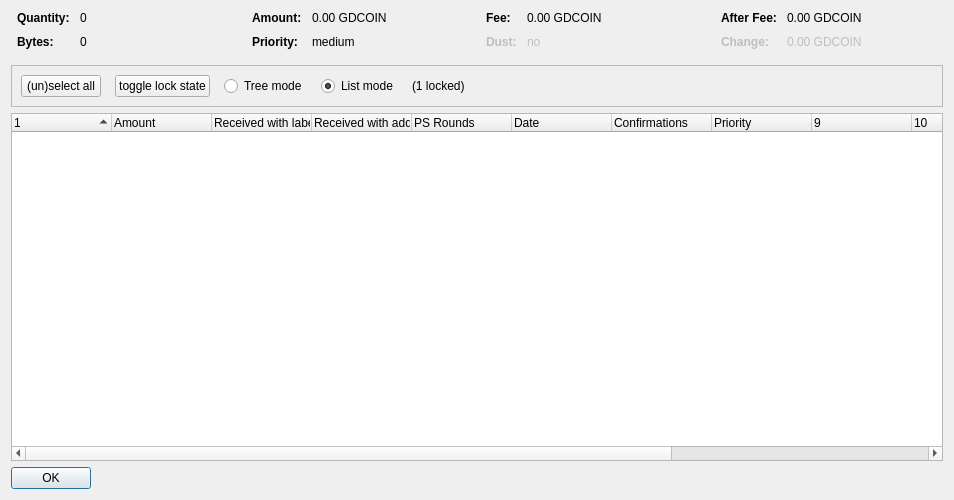
<?xml version="1.0" encoding="UTF-8"?>
<ui version="4.0">
 <class>CoinControlDialog</class>
 <widget class="QDialog" name="CoinControlDialog">
  <property name="geometry">
   <rect>
    <x>0</x>
    <y>0</y>
    <width>954</width>
    <height>500</height>
   </rect>
  </property>
  <property name="windowTitle">
   <string>Coin Selection</string>
  </property>
  <layout class="QVBoxLayout" name="verticalLayout">
   <item>
    <layout class="QHBoxLayout" name="horizontalLayoutTop" stretch="0,0,0,0">
     <property name="topMargin">
      <number>0</number>
     </property>
     <property name="bottomMargin">
      <number>10</number>
     </property>
     <item>
      <layout class="QFormLayout" name="formLayoutCoinControl1">
       <property name="horizontalSpacing">
        <number>10</number>
       </property>
       <property name="verticalSpacing">
        <number>10</number>
       </property>
       <property name="leftMargin">
        <number>6</number>
       </property>
       <property name="rightMargin">
        <number>6</number>
       </property>
       <item row="0" column="0">
        <widget class="QLabel" name="labelCoinControlQuantityText">
         <property name="font">
          <font>
           <weight>75</weight>
           <bold>true</bold>
          </font>
         </property>
         <property name="text">
          <string>Quantity:</string>
         </property>
        </widget>
       </item>
       <item row="0" column="1">
        <widget class="QLabel" name="labelCoinControlQuantity">
         <property name="cursor">
          <cursorShape>IBeamCursor</cursorShape>
         </property>
         <property name="contextMenuPolicy">
          <enum>Qt::ActionsContextMenu</enum>
         </property>
         <property name="text">
          <string notr="true">0</string>
         </property>
         <property name="textInteractionFlags">
          <set>Qt::LinksAccessibleByMouse|Qt::TextSelectableByKeyboard|Qt::TextSelectableByMouse</set>
         </property>
        </widget>
       </item>
       <item row="1" column="0">
        <widget class="QLabel" name="labelCoinControlBytesText">
         <property name="font">
          <font>
           <weight>75</weight>
           <bold>true</bold>
          </font>
         </property>
         <property name="text">
          <string>Bytes:</string>
         </property>
        </widget>
       </item>
       <item row="1" column="1">
        <widget class="QLabel" name="labelCoinControlBytes">
         <property name="cursor">
          <cursorShape>IBeamCursor</cursorShape>
         </property>
         <property name="contextMenuPolicy">
          <enum>Qt::ActionsContextMenu</enum>
         </property>
         <property name="text">
          <string notr="true">0</string>
         </property>
         <property name="textInteractionFlags">
          <set>Qt::LinksAccessibleByMouse|Qt::TextSelectableByKeyboard|Qt::TextSelectableByMouse</set>
         </property>
        </widget>
       </item>
      </layout>
     </item>
     <item>
      <layout class="QFormLayout" name="formLayoutCoinControl2">
       <property name="horizontalSpacing">
        <number>10</number>
       </property>
       <property name="verticalSpacing">
        <number>10</number>
       </property>
       <property name="leftMargin">
        <number>6</number>
       </property>
       <property name="rightMargin">
        <number>6</number>
       </property>
       <item row="0" column="0">
        <widget class="QLabel" name="labelCoinControlAmountText">
         <property name="font">
          <font>
           <weight>75</weight>
           <bold>true</bold>
          </font>
         </property>
         <property name="text">
          <string>Amount:</string>
         </property>
        </widget>
       </item>
       <item row="0" column="1">
        <widget class="QLabel" name="labelCoinControlAmount">
         <property name="cursor">
          <cursorShape>IBeamCursor</cursorShape>
         </property>
         <property name="contextMenuPolicy">
          <enum>Qt::ActionsContextMenu</enum>
         </property>
         <property name="text">
          <string notr="true">0.00 GDCOIN</string>
         </property>
         <property name="textInteractionFlags">
          <set>Qt::LinksAccessibleByMouse|Qt::TextSelectableByKeyboard|Qt::TextSelectableByMouse</set>
         </property>
        </widget>
       </item>
       <item row="1" column="0">
        <widget class="QLabel" name="labelCoinControlPriorityText">
         <property name="font">
          <font>
           <weight>75</weight>
           <bold>true</bold>
          </font>
         </property>
         <property name="text">
          <string>Priority:</string>
         </property>
        </widget>
       </item>
       <item row="1" column="1">
        <widget class="QLabel" name="labelCoinControlPriority">
         <property name="cursor">
          <cursorShape>IBeamCursor</cursorShape>
         </property>
         <property name="contextMenuPolicy">
          <enum>Qt::ActionsContextMenu</enum>
         </property>
         <property name="text">
          <string>medium</string>
         </property>
         <property name="textInteractionFlags">
          <set>Qt::LinksAccessibleByMouse|Qt::TextSelectableByKeyboard|Qt::TextSelectableByMouse</set>
         </property>
        </widget>
       </item>
      </layout>
     </item>
     <item>
      <layout class="QFormLayout" name="formLayoutCoinControl3">
       <property name="horizontalSpacing">
        <number>10</number>
       </property>
       <property name="verticalSpacing">
        <number>10</number>
       </property>
       <property name="leftMargin">
        <number>6</number>
       </property>
       <property name="rightMargin">
        <number>6</number>
       </property>
       <item row="0" column="0">
        <widget class="QLabel" name="labelCoinControlFeeText">
         <property name="font">
          <font>
           <weight>75</weight>
           <bold>true</bold>
          </font>
         </property>
         <property name="text">
          <string>Fee:</string>
         </property>
        </widget>
       </item>
       <item row="0" column="1">
        <widget class="QLabel" name="labelCoinControlFee">
         <property name="cursor">
          <cursorShape>IBeamCursor</cursorShape>
         </property>
         <property name="contextMenuPolicy">
          <enum>Qt::ActionsContextMenu</enum>
         </property>
         <property name="text">
          <string notr="true">0.00 GDCOIN</string>
         </property>
         <property name="textInteractionFlags">
          <set>Qt::LinksAccessibleByMouse|Qt::TextSelectableByKeyboard|Qt::TextSelectableByMouse</set>
         </property>
        </widget>
       </item>
       <item row="1" column="0">
        <widget class="QLabel" name="labelCoinControlLowOutputText">
         <property name="enabled">
          <bool>false</bool>
         </property>
         <property name="font">
          <font>
           <weight>75</weight>
           <bold>true</bold>
          </font>
         </property>
         <property name="text">
          <string>Dust:</string>
         </property>
        </widget>
       </item>
       <item row="1" column="1">
        <widget class="QLabel" name="labelCoinControlLowOutput">
         <property name="enabled">
          <bool>false</bool>
         </property>
         <property name="cursor">
          <cursorShape>IBeamCursor</cursorShape>
         </property>
         <property name="contextMenuPolicy">
          <enum>Qt::ActionsContextMenu</enum>
         </property>
         <property name="text">
          <string>no</string>
         </property>
         <property name="textInteractionFlags">
          <set>Qt::LinksAccessibleByMouse|Qt::TextSelectableByKeyboard|Qt::TextSelectableByMouse</set>
         </property>
        </widget>
       </item>
      </layout>
     </item>
     <item>
      <layout class="QFormLayout" name="formLayoutCoinControl4">
       <property name="horizontalSpacing">
        <number>10</number>
       </property>
       <property name="verticalSpacing">
        <number>10</number>
       </property>
       <property name="leftMargin">
        <number>6</number>
       </property>
       <property name="rightMargin">
        <number>6</number>
       </property>
       <item row="0" column="0">
        <widget class="QLabel" name="labelCoinControlAfterFeeText">
         <property name="font">
          <font>
           <weight>75</weight>
           <bold>true</bold>
          </font>
         </property>
         <property name="text">
          <string>After Fee:</string>
         </property>
        </widget>
       </item>
       <item row="0" column="1">
        <widget class="QLabel" name="labelCoinControlAfterFee">
         <property name="cursor">
          <cursorShape>IBeamCursor</cursorShape>
         </property>
         <property name="contextMenuPolicy">
          <enum>Qt::ActionsContextMenu</enum>
         </property>
         <property name="text">
          <string notr="true">0.00 GDCOIN</string>
         </property>
         <property name="textInteractionFlags">
          <set>Qt::LinksAccessibleByMouse|Qt::TextSelectableByKeyboard|Qt::TextSelectableByMouse</set>
         </property>
        </widget>
       </item>
       <item row="1" column="0">
        <widget class="QLabel" name="labelCoinControlChangeText">
         <property name="enabled">
          <bool>false</bool>
         </property>
         <property name="font">
          <font>
           <weight>75</weight>
           <bold>true</bold>
          </font>
         </property>
         <property name="text">
          <string>Change:</string>
         </property>
        </widget>
       </item>
       <item row="1" column="1">
        <widget class="QLabel" name="labelCoinControlChange">
         <property name="enabled">
          <bool>false</bool>
         </property>
         <property name="cursor">
          <cursorShape>IBeamCursor</cursorShape>
         </property>
         <property name="contextMenuPolicy">
          <enum>Qt::ActionsContextMenu</enum>
         </property>
         <property name="text">
          <string notr="true">0.00 GDCOIN</string>
         </property>
         <property name="textInteractionFlags">
          <set>Qt::LinksAccessibleByMouse|Qt::TextSelectableByKeyboard|Qt::TextSelectableByMouse</set>
         </property>
        </widget>
       </item>
      </layout>
     </item>
    </layout>
   </item>
   <item>
    <widget class="QFrame" name="frame">
     <property name="minimumSize">
      <size>
       <width>0</width>
       <height>40</height>
      </size>
     </property>
     <property name="frameShape">
      <enum>QFrame::StyledPanel</enum>
     </property>
     <property name="frameShadow">
      <enum>QFrame::Sunken</enum>
     </property>
     <layout class="QHBoxLayout" name="horizontalLayout">
      <item>
       <layout class="QHBoxLayout" name="horizontalLayoutPanel" stretch="0,0,0,0,0,0">
        <property name="spacing">
         <number>14</number>
        </property>
        <item>
         <widget class="QPushButton" name="pushButtonSelectAll">
          <property name="sizePolicy">
           <sizepolicy hsizetype="Maximum" vsizetype="Fixed">
            <horstretch>0</horstretch>
            <verstretch>0</verstretch>
           </sizepolicy>
          </property>
          <property name="text">
           <string>(un)select all</string>
          </property>
          <property name="autoDefault">
           <bool>false</bool>
          </property>
         </widget>
        </item>
        <item>
         <widget class="QPushButton" name="pushButtonToggleLock">
          <property name="sizePolicy">
           <sizepolicy hsizetype="Maximum" vsizetype="Fixed">
            <horstretch>0</horstretch>
            <verstretch>0</verstretch>
           </sizepolicy>
          </property>
          <property name="text">
           <string>toggle lock state</string>
          </property>
          <property name="autoDefault">
           <bool>false</bool>
          </property>
         </widget>
        </item>
        <item>
         <widget class="QRadioButton" name="radioTreeMode">
          <property name="sizePolicy">
           <sizepolicy hsizetype="Maximum" vsizetype="Fixed">
            <horstretch>0</horstretch>
            <verstretch>0</verstretch>
           </sizepolicy>
          </property>
          <property name="text">
           <string>Tree mode</string>
          </property>
         </widget>
        </item>
        <item>
         <widget class="QRadioButton" name="radioListMode">
          <property name="sizePolicy">
           <sizepolicy hsizetype="Maximum" vsizetype="Fixed">
            <horstretch>0</horstretch>
            <verstretch>0</verstretch>
           </sizepolicy>
          </property>
          <property name="text">
           <string>List mode</string>
          </property>
          <property name="checked">
           <bool>true</bool>
          </property>
         </widget>
        </item>
        <item>
         <widget class="QLabel" name="labelLocked">
          <property name="text">
           <string>(1 locked)</string>
          </property>
         </widget>
        </item>
        <item>
         <spacer name="horizontalSpacer">
          <property name="orientation">
           <enum>Qt::Horizontal</enum>
          </property>
          <property name="sizeHint" stdset="0">
           <size>
            <width>40</width>
            <height>20</height>
           </size>
          </property>
         </spacer>
        </item>
       </layout>
      </item>
     </layout>
    </widget>
   </item>
   <item>
    <widget class="CoinControlTreeWidget" name="treeWidget">
     <property name="contextMenuPolicy">
      <enum>Qt::CustomContextMenu</enum>
     </property>
     <property name="sortingEnabled">
      <bool>false</bool>
     </property>
     <property name="columnCount">
      <number>13</number>
     </property>
     <attribute name="headerShowSortIndicator" stdset="0">
      <bool>true</bool>
     </attribute>
     <attribute name="headerStretchLastSection">
      <bool>false</bool>
     </attribute>
     <column>
      <property name="text">
       <string/>
      </property>
     </column>
     <column>
      <property name="text">
       <string>Amount</string>
      </property>
     </column>
     <column>
      <property name="text">
       <string>Received with label</string>
      </property>
     </column>
     <column>
      <property name="text">
       <string>Received with address</string>
      </property>
     </column>
     <column>
      <property name="text">
       <string>PS Rounds</string>
      </property>
     </column>
     <column>
      <property name="text">
       <string>Date</string>
      </property>
     </column>
     <column>
      <property name="text">
       <string>Confirmations</string>
      </property>
      <property name="toolTip">
       <string>Confirmed</string>
      </property>
     </column>
     <column>
      <property name="text">
       <string>Priority</string>
      </property>
     </column>
     <column>
      <property name="text">
       <string/>
      </property>
     </column>
     <column>
      <property name="text">
       <string/>
      </property>
     </column>
     <column>
      <property name="text">
       <string/>
      </property>
     </column>
     <column>
      <property name="text">
       <string/>
      </property>
     </column>
     <column>
      <property name="text">
       <string/>
      </property>
     </column>
    </widget>
   </item>
   <item>
    <widget class="QDialogButtonBox" name="buttonBox">
     <property name="sizePolicy">
      <sizepolicy hsizetype="Maximum" vsizetype="Fixed">
       <horstretch>0</horstretch>
       <verstretch>0</verstretch>
      </sizepolicy>
     </property>
     <property name="orientation">
      <enum>Qt::Horizontal</enum>
     </property>
     <property name="standardButtons">
      <set>QDialogButtonBox::Ok</set>
     </property>
    </widget>
   </item>
  </layout>
 </widget>
 <customwidgets>
  <customwidget>
   <class>CoinControlTreeWidget</class>
   <extends>QTreeWidget</extends>
   <header>coincontroltreewidget.h</header>
  </customwidget>
 </customwidgets>
 <resources/>
 <connections/>
</ui>
